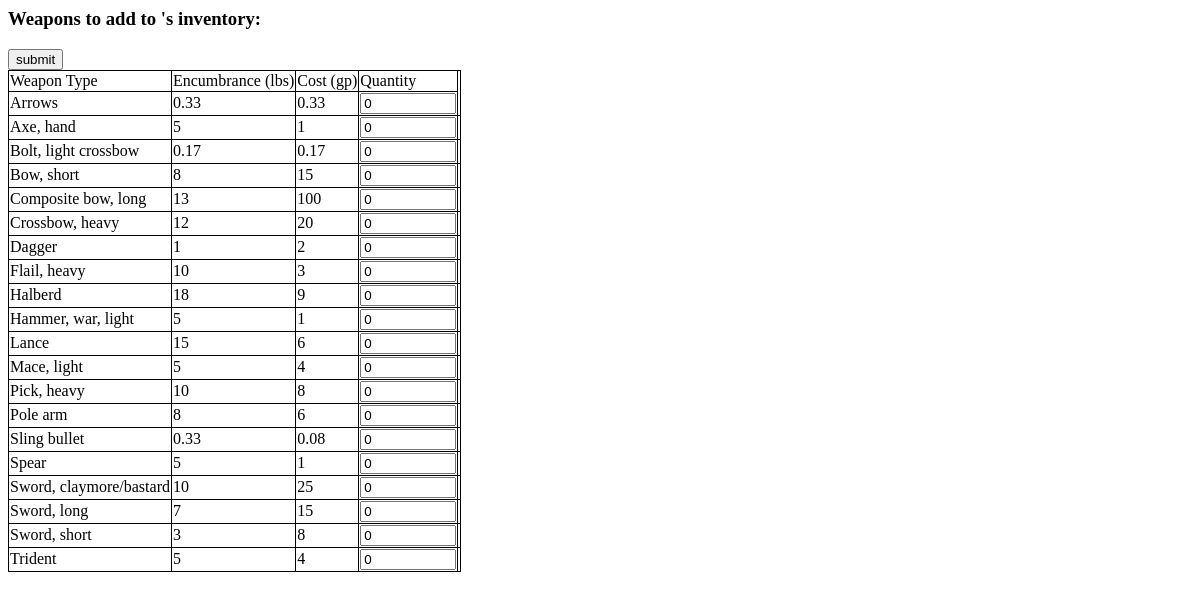
/osric_character_tools/selectweapons.php, run on the app's committed database.
### tables this page shows
CREATE TABLE IF NOT EXISTS `weapons` (
  `WeaponId` bigint(11) NOT NULL AUTO_INCREMENT,
  `WeaponType` varchar(32) DEFAULT NULL,
  `WeaponEncumbranceInLbs` float NOT NULL,
  `WeaponCost` float NOT NULL,
  `ItemId` bigint(20) NOT NULL,
  PRIMARY KEY (`WeaponId`)
);

### osric_character_tools/inc/OsricDb.php (called while the page is built, shortened)
<?php
class OsricDb
{
	protected $cxn;
	public function doInit($aHost,$aUser,$aPasswd)
	{
		$aDbname = "osric_db";
		$this->cxn = mysqli_connect($aHost,$aUser,$aPasswd,$aDbname) or die("Couldn't connect to server");
	}
	public function getWeapons()
	{
		$query = "SELECT * FROM weapons";
		$result = mysqli_query($this->cxn,$query) or die("Couldn't execute query: ".$query);
		for($result_set = array();$row = mysqli_fetch_assoc($result);$result_set[]=$row);
		return $result_set;
	}
}
?>

### osric_character_tools/selectweapons.php (the view, shortened to what this page needs)
<?php
require_once(dirname(__FILE__)."/inc/OsricDb.php");
$characterId = $_REQUEST['CharacterId'];
$myOsricDb = new OsricDb();
$myOsricDb->doInit($host,$user,$passwd);
$character = $myOsricDb->getCharacter($characterId);
$characterName = $character['CharacterName'];
?>
<html>
<link rel="stylesheet" type="text/css" href="./css/class.css" />
<body>
<form action="addToCharacterWeapons.php" method="POST">
<?php
echo "<h3>Weapons to add to {$characterName}'s inventory:</h3>";
echo "<input type='submit' value='submit'>";
$weapons = $myOsricDb->getWeapons();
echo "<table id='osric_weapons'>";
echo "<tr><td>Weapon Type</td><td>Encumbrance (lbs)</td><td>Cost (gp)</td><td>Quantity</td></tr>";
$num_rows = count($weapons);
for($i=0;$i<$num_rows;$i++)
{
	$row = $weapons[$i];
	echo "<tr>";
	echo "<td>{$row['WeaponType']}</td>";
	echo "<td>{$row['WeaponEncumbranceInLbs']}</td>";
	echo "<td>{$row['WeaponCost']}</td>";
	$weaponId = $row['WeaponId'];
	echo "<td><input type='number' min='0' max='9999999' name='weapon[{$i}][quantity]' value='0'></input></td>";
	echo "<td><input type='hidden' name='weapon[{$i}][weaponId]' value='{$weaponId}'></input></td>";
	echo "</tr>";
	$i = $i + 1;
}
echo "</table>";
?>
</form>
</body>
</html>

### osric_character_tools/css/class.css (style rules this page uses)
table { border: 1px solid black; border-collapse: collapse; }
td { border-right: 1px solid black; border-bottom: 1px solid black; }

### data on the page
weapons: WeaponType "Arrows", WeaponEncumbranceInLbs "0.33", WeaponCost "0.33"
weapons: WeaponType "Axe, hand", WeaponEncumbranceInLbs "5", WeaponCost "1"
weapons: WeaponType "Bolt, light crossbow", WeaponEncumbranceInLbs "0.17", WeaponCost "0.17"
weapons: WeaponType "Bow, short", WeaponEncumbranceInLbs "8", WeaponCost "15"
weapons: WeaponType "Composite bow, long", WeaponEncumbranceInLbs "13", WeaponCost "100"
weapons: WeaponType "Crossbow, heavy", WeaponEncumbranceInLbs "12", WeaponCost "20"
weapons: WeaponType "Dagger", WeaponEncumbranceInLbs "1", WeaponCost "2"
weapons: WeaponType "Flail, heavy", WeaponEncumbranceInLbs "10", WeaponCost "3"
weapons: WeaponType "Halberd", WeaponEncumbranceInLbs "18", WeaponCost "9"
weapons: WeaponType "Hammer, war, light", WeaponEncumbranceInLbs "5", WeaponCost "1"
weapons: WeaponType "Lance", WeaponEncumbranceInLbs "15", WeaponCost "6"
weapons: WeaponType "Mace, light", WeaponEncumbranceInLbs "5", WeaponCost "4"
weapons: WeaponType "Pick, heavy", WeaponEncumbranceInLbs "10", WeaponCost "8"
weapons: WeaponType "Pole arm", WeaponEncumbranceInLbs "8", WeaponCost "6"
weapons: WeaponType "Sling bullet", WeaponEncumbranceInLbs "0.33", WeaponCost "0.08"
weapons: WeaponType "Spear", WeaponEncumbranceInLbs "5", WeaponCost "1"
weapons: WeaponType "Sword, claymore/bastard", WeaponEncumbranceInLbs "10", WeaponCost "25"
weapons: WeaponType "Sword, long", WeaponEncumbranceInLbs "7", WeaponCost "15"
weapons: WeaponType "Sword, short", WeaponEncumbranceInLbs "3", WeaponCost "8"
weapons: WeaponType "Trident", WeaponEncumbranceInLbs "5", WeaponCost "4"
